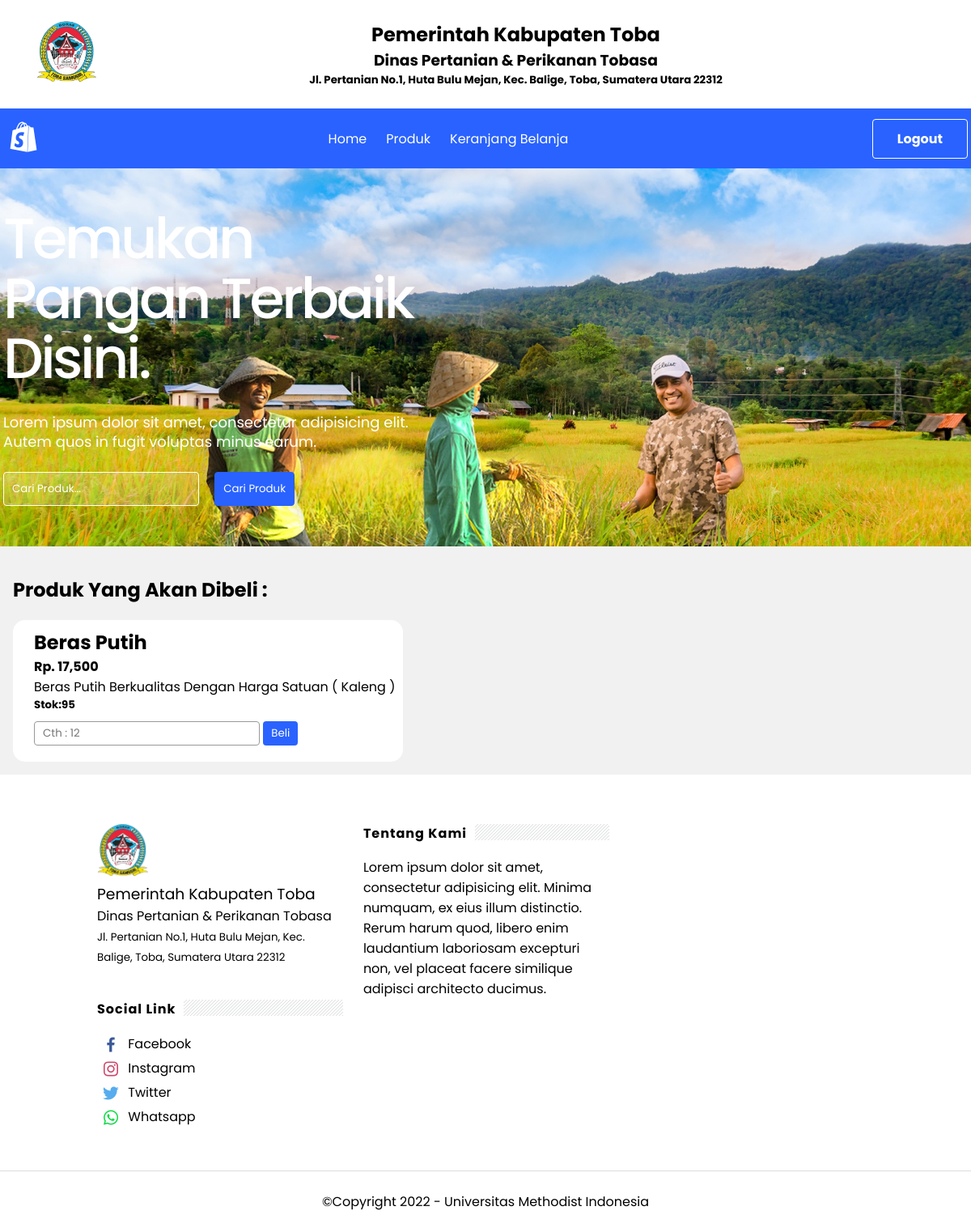
/detail-produk.php?id=6, run on the app's committed database.
### tables this page shows
CREATE TABLE `tb_product` (
  `product_id` int(11) NOT NULL,
  `category_id` int(11) NOT NULL,
  `product_name` varchar(100) NOT NULL,
  `product_price` int(11) NOT NULL,
  `berat_produk` varchar(100) NOT NULL,
  `stok_produk` int(5) NOT NULL,
  `product_descrption` text NOT NULL,
  `product_image` varchar(100) NOT NULL,
  `alamat_pemilik` varchar(100) NOT NULL,
  `no_telepon` varchar(100) NOT NULL,
  `product_status` tinyint(1) NOT NULL,
  `date_created` timestamp NOT NULL DEFAULT current_timestamp() ON UPDATE current_timestamp()
);

### detail-produk.php (the view, shortened to what this page needs)
<?php
$koneksi =new mysqli("localhost","root","","db_hasilpertanian");
?>
<?php
$product_id = $_GET["id"];
$ambil=$koneksi->query("SELECT * FROM tb_product WHERE product_id='$product_id'");
$detail=$ambil->fetch_assoc();
?>
<!doctype html>
<html>
<head>
<link rel="stylesheet" type="text/css" href="css/style.css">
	<link href='https://unpkg.com/boxicons@2.1.2/css/boxicons.min.css' rel='stylesheet'>
</head>
<body >
<div class='first-header'>
	<div class='header-logo-univ'>
<img src='logo-toba.png' width="75">
</div>
<div class="goverment-toba">
<h2>Pemerintah Kabupaten Toba</h2>
<h3>Dinas Pertanian & Perikanan Tobasa</h3>
<h5>Jl. Pertanian No.1, Huta Bulu Mejan, Kec. Balige, Toba, Sumatera Utara 22312</h5>
</div>
</div>
	<header class="header-wrapper bgcolor">
<div class="header-section section" id="header-section" name="Header"><div id="headerwrap">
<div class="header-widget">
<a class="header-logo-image" href="#">
<h1 id="header-title"><i class='bx bxl-shopify' style='font-size:50px'></i></h1>
</a>
</div>
</div><div class='linklist'>
<div class="menu-widget">
<span class="menu-item"><a href="index.php">Home</a></span><span class="menu-item"><a href="produk.php">Produk</a></span><span class="menu-item"><a href="keranjang.php">Keranjang Belanja</a></span>
</div>
</div><div class='logout-button'><span class='logout-btn'><a href='logout1.php'>Logout</a></span></div></div>
</header>
	<div class='hero-content'>
<div class="jumbotron-content">
<div class="jumbotron-inner">
<h2 class="title">Temukan Pangan Terbaik Disini.</h2>
<p>Lorem ipsum dolor sit amet, consectetur adipisicing elit. Autem quos in fugit voluptas minus earum.</p>
<div class="search">
		<div class="search-form">
			<form action="produk.php" method="get">
				<input type="text" name="search" placeholder="Cari Produk...">
				<input type="submit" name="cari" value="Cari Produk">
			</form>
		</div>
	</div>
</div>
</div>
</div>
<section class="content">
	<div class="container" style='background:#f1f1f1'>
	<h2 style='margin:20px 0;'>Produk Yang Akan Dibeli :</h2>
	<div class="card-detail-produk">
	<div class="col-md-6" style='margin-left:1rem'>
		<h2><?php echo $detail["product_name"]?></h2>
		<h4>Rp. <?php echo number_format($detail["product_price"]);?></h4>
		<p><?php echo $detail["product_descrption"];?></p>
		<h5>Stok:<?php echo $detail['stok_produk']?></h5>
		<form method="post">
			<div class="form-group">
				<div class="input-group">
				<input style='margin:10px 0;border:thin solid #999;padding:4px 10px;border-radius:4px;' placeholder='Cth : 12' type="number" class="form-control" name="jumlah" max="<?php echo $detail['stok_produk']?>">
					<button class="btn btn-primary" name="beli">Beli</button>
	</div>
	</div>
		</form>
		</div>
		</div>
	</div>
</section>
	<div id='footer'>
    <div class='footer-sections row'>
      <div class='sect-left' id='footer-sec1'><img src='logo-toba.png' width='64'/>
		<h3 style='font-weight:normal'>Pemerintah Kabupaten Toba</h3>
		  <h4 style='font-weight:normal'>Dinas Pertanian &amp; Perikanan Tobasa</h4>
		  <p><small>Jl. Pertanian No.1, Huta Bulu Mejan, Kec. Balige, Toba, Sumatera Utara 22312</small></p>
		</div>
      <div class='sect-left' id='footer-sec2'><h2> Tentang Kami</h2>Lorem ipsum dolor sit amet, consectetur adipisicing elit. Minima numquam, ex eius illum distinctio. Rerum harum quod, libero enim laudantium laboriosam excepturi non, vel placeat facere similique adipisci architecto ducimus.</div>
		<div class='sect-left' id='footer-sec3'><h2>Social Link</h2>
			<ul class='list-style'>
			<li><i class='bx bxl-facebook' style='color:#3b5998'></i>
				<a href='#'>Facebook</a>
				</li>
				<li><i class='bx bxl-instagram' style='color:#cd486b'></i>
				<a href='#'>Instagram</a>
				</li>
				<li><i class='bx bxl-twitter' style='color:#55acee'  ></i>
					<a href='#'>Twitter</a>
				</li>
				<li><i class='bx bxl-whatsapp' style='color:#0EDB45'></i>
				<a href='#'>Whatsapp</a>
				</li>
			</ul>
		</div>
  </div>
	<div class='footer-copyright'><p>©Copyright 2022 - Universitas Methodist Indonesia</p></div>
	</div>
</body>
</html>

### css/style.css (style rules this page uses)
* { padding: 0; margin: 0; font-family: 'Poppins', sans-serif; }
body { font-family: 'Poppins', sans-serif; background: #fff; background-size: cover; overflow-x: hidden; }
a { color: inherit; text-decoration: none; }
span.logout-btn { color: #fff; border: thin solid #fff; padding: 12px 30px; border-radius: 4px; transition: all .5s ease; font-weight: bold; }
button.btn { padding: 5px 10px; margin:10px 0; background-color: #2962ff; border-radius:4px; color:#fff; border: none; cursor: pointer; }
.container { padding:1rem; padding:1rem; background:#f1f1f1; }
.container:after { content: ''; display: block; clear: both; }
.search { display:block; }
.search input[type=text] { width: 40%; padding: 10px; background-color: rgba(255,255,255,0.16); border:thin solid #fff; outline:none; border-radius:4px; color:#fff; }
.search input[type=submit] { padding: 10px; background:#2962ff; color: #fff; border: thin solid #2962ff; cursor: pointer; transition:all .5s ease; margin-left: 15px; border-radius:4px; }
.search .search-form ::placeholder { color: #fff; opacity: 1; }
#footer { background:#fff; padding:0; margin:10px 0 0 }
#footer h2:after { content: ''; display: inline-block; position: absolute; height: 20px; top: 0; margin: 1px 0 12px 10px; width: 100%; background: url("../repeat-bg.png")repeat; }
.footer-sections { overflow: hidden; margin: 0 auto; padding: 50px 120px; }
.sect-left { display:inline-block; float:left; width:31.655%; margin-right:25px; }
.sect-left:nth-child(3) { margin-right:0 }
.sect-left h2 { position: relative; background:none; overflow: hidden; padding: 0 0 10px 0; display: inline-block; -webkit-flex: 0 auto; -ms-flex: 0 auto; flex: 0 auto; margin: 0; font-size: 1rem; font-weight: 700; white-space: nowrap; width: 100%; letter-spacing: 1px; }
.list-style { list-style: none; }
#footer-sec3 ul li i { font-size: 24px; vertical-align: middle; margin:3px 5px; }
.footer-copyright { border-top: thin solid #dadce0; display:flex; justify-content: center; align-items: center; }
.footer-copyright { padding:25px 0; }
div.first-header { display:flex; margin:25px 45px; }
div.goverment-toba { text-align: center; margin: 0 auto; }
.header-wrapper { -webkit-box-align: center; -ms-flex-align: center; align-items: center; background-color:#2962ff; display: -webkit-box; display: -ms-flexbox; display: flex; left: 0; min-height: 74px; position:relative; right: 0; top: 0; z-index:2; }
.header-wrapper .header-section { -webkit-box-align: center; -ms-flex-align: center; align-items: center; display: inherit; -webkit-box-pack: justify; -ms-flex-pack: justify; justify-content: space-between; max-width: 1192px; margin: 0 auto; width: 100%; position: relative; }
.header-wrapper .header-section h1 { color :#fff; font-size:20px; text-transform:capitalize; }
.linklist { display: -webkit-box; display: -ms-flexbox; display: flex; -webkit-box-align: center; -ms-flex-align: center; align-items: center; -webkit-box-pack: center; -ms-flex-pack: center; justify-content: center; }
span.menu-item { margin-right: 24px; color:#fff; }
.bgcolor { transition: all .5s ease; }
.hero-content { background : url("../pertanian.jpg"); background-size: cover; background-position:center; }
.jumbotron-content { max-width: 1192px; margin: 0 auto; padding: 50px 0 50px 0; }
.jumbotron-inner { max-width: 550px; }
.jumbotron-inner h2.title { font-size: 70px; line-height: 74px; margin: 0; font-weight: 500; letter-spacing: -0.05em; color: #fff; }
.jumbotron-inner p { line-height: 24px; font-size: 18px; margin: 30px 0 25px; color: #fff; }
div.first-header { display:flex; }
.card-detail-produk { display: flex; background: white; width: max-content; padding: 10px; border-radius: 15px; }

### data on the page
tb_product: product_name "Beras Putih", product_price "17,500", product_descrption "Beras Putih Berkualitas Dengan Harga Satuan ( Kaleng )", stok_produk "95"
